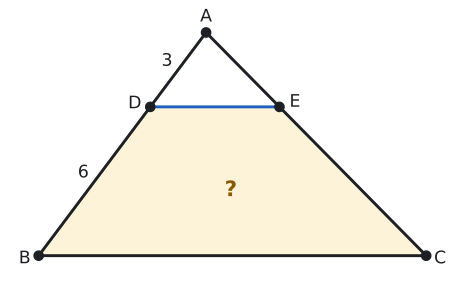

Reproduce this figure in Python.
# Alıştırma 4: [DE] ∥ [BC], |AD| = 3, |DB| = 6, A(ADE) = 5, A(ABC) = 45.
import sys; sys.path.insert(0, "tools")
from cizim import *

P = lambda x, y: np.array([float(x), float(y)])
uz = lambda X, Y: float(np.linalg.norm(X - Y))
def dik(K, X, Y, r):
    """K köşesinde KX ile KY arasındaki dik açı işareti (r: kenar boyu)."""
    a_ = (X - K) / uz(X, K) * r; b_ = (Y - K) / uz(Y, K) * r
    ax.plot(*zip(K + a_, K + a_ + b_, K + b_), color=SOLUK, lw=1.3)
def kenar(X, Y, metin, G, d, renk=YAZI, fs=13):
    """[XY] kenarının ortasına, G'den uzak yana d kadar açıkta etiket."""
    M = (X + Y) / 2; t = (Y - X) / uz(X, Y); n = np.array([-t[1], t[0]])
    if np.dot(n, M - G) < 0: n = -n
    ax.text(*(M + d * n), metin, ha="center", va="center", color=renk, fontsize=fs)
def olcu(X, Y, metin, kay, renk=SOLUK, fs=13):
    """X ile Y arasında, kay vektörü kadar kaydırılmış oklu ölçü çizgisi; yazı çizginin dışında."""
    kay = np.array(kay, dtype=float); X2, Y2 = X + kay, Y + kay
    ax.annotate("", xy=Y2, xytext=X2, arrowprops=dict(arrowstyle="<->", color=renk, lw=1.2, shrinkA=0, shrinkB=0))
    for Z in (X, Y): ax.plot(*zip(Z + kay * 0.6, Z + kay * 1.4), color=renk, lw=1)
    M = (X2 + Y2) / 2 + 0.75 * kay
    ax.text(*M, metin, ha="center", va="center", color=YAZI, fontsize=fs)
def harf(X, ad, dx, dy, renk=YAZI):
    nokta(ax, *X, "", renk=renk)
    ax.text(X[0] + dx, X[1] + dy, ad, ha="center", va="center", color=renk, fontsize=13)
def tik(X, Y, n=1, r=0.22, renk=SOLUK):
    """[XY] parçasının ortasına n adet eşitlik çentiği."""
    M = (X + Y) / 2; t = (Y - X) / uz(X, Y); nn = np.array([-t[1], t[0]])
    for i in range(n):
        Q = M + (i - (n - 1) / 2) * 0.16 * t
        ax.plot(*zip(Q - r * nn, Q + r * nn), color=renk, lw=1.3)
def alan(X, Y, Z):
    """XYZ üçgeninin alanı (kontrol için)."""
    u, v = Y - X, Z - X
    return abs(u[0] * v[1] - u[1] * v[0]) / 2
B, A, C = P(0, 0), P(5.4, 7.2), P(12.5, 0)
D, E = A + (B - A) / 3, A + (C - A) / 3
print("AB", uz(A, B), "A(ABC)", alan(A, B, C), "A(ADE)", round(alan(A, D, E), 4), "DE∥BC", D[1] == E[1])
G = (A + B + C) / 3
fig, ax = sekil(6, 3.9)
ax.set_aspect("equal"); ax.axis("off")
ax.add_patch(patches.Polygon([D, B, C, E], closed=True, facecolor=SARI_ACIK, edgecolor="none"))
ax.plot(*zip(B, C, A, B), color=YAZI); ax.plot(*zip(D, E), color=MAVI, lw=2.2)
harf(A, "A", 0, 0.5); harf(B, "B", -0.45, -0.1); harf(C, "C", 0.45, -0.1); harf(D, "D", -0.5, 0.1); harf(E, "E", 0.5, 0.15)
kenar(A, D, "3", G, 0.45); kenar(D, B, "6", G, 0.45)
ax.text(6.2, 2.1, "?", ha="center", va="center", color=SARI, fontsize=16, fontweight="bold")
ax.set_xlim(-1.0, 13.4); ax.set_ylim(-0.7, 8.0)
kaydet(fig, __file__)
